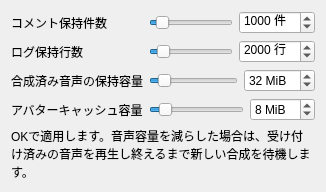
     <widget class="QWidget" name="resourcesTab">
      <attribute name="title"><string>リソース</string></attribute>
      <layout class="QFormLayout" name="resourcesLayout">
       <item row="0" column="0"><widget class="QLabel" name="comment_countLabel"><property name="text"><string>コメント保持件数</string></property></widget></item>
       <item row="0" column="1"><layout class="QHBoxLayout" name="comment_countLayout">
        <item><widget class="QSlider" name="comment_countSlider"><property name="minimum"><number>100</number></property><property name="maximum"><number>10000</number></property><property name="singleStep"><number>100</number></property><property name="pageStep"><number>1000</number></property><property name="value"><number>1000</number></property><property name="orientation"><enum>Qt::Orientation::Horizontal</enum></property></widget></item>
        <item><widget class="QSpinBox" name="comment_countSpinBox"><property name="minimum"><number>100</number></property><property name="maximum"><number>10000</number></property><property name="singleStep"><number>100</number></property><property name="value"><number>1000</number></property><property name="suffix"><string> 件</string></property><property name="keyboardTracking"><bool>false</bool></property></widget></item>
       </layout></item>
       <item row="1" column="0"><widget class="QLabel" name="log_linesLabel"><property name="text"><string>ログ保持行数</string></property></widget></item>
       <item row="1" column="1"><layout class="QHBoxLayout" name="log_linesLayout">
        <item><widget class="QSlider" name="log_linesSlider"><property name="minimum"><number>100</number></property><property name="maximum"><number>20000</number></property><property name="singleStep"><number>100</number></property><property name="pageStep"><number>1000</number></property><property name="value"><number>2000</number></property><property name="orientation"><enum>Qt::Orientation::Horizontal</enum></property></widget></item>
        <item><widget class="QSpinBox" name="log_linesSpinBox"><property name="minimum"><number>100</number></property><property name="maximum"><number>20000</number></property><property name="singleStep"><number>100</number></property><property name="value"><number>2000</number></property><property name="suffix"><string> 行</string></property><property name="keyboardTracking"><bool>false</bool></property></widget></item>
       </layout></item>
       <item row="2" column="0"><widget class="QLabel" name="audio_mibLabel"><property name="text"><string>合成済み音声の保持容量</string></property></widget></item>
       <item row="2" column="1"><layout class="QHBoxLayout" name="audio_mibLayout">
        <item><widget class="QSlider" name="audio_mibSlider"><property name="minimum"><number>4</number></property><property name="maximum"><number>256</number></property><property name="singleStep"><number>4</number></property><property name="pageStep"><number>40</number></property><property name="value"><number>32</number></property><property name="orientation"><enum>Qt::Orientation::Horizontal</enum></property></widget></item>
        <item><widget class="QSpinBox" name="audio_mibSpinBox"><property name="minimum"><number>4</number></property><property name="maximum"><number>256</number></property><property name="singleStep"><number>4</number></property><property name="value"><number>32</number></property><property name="suffix"><string> MiB</string></property><property name="keyboardTracking"><bool>false</bool></property></widget></item>
       </layout></item>
       <item row="3" column="0"><widget class="QLabel" name="avatar_mibLabel"><property name="text"><string>アバターキャッシュ容量</string></property></widget></item>
       <item row="3" column="1"><layout class="QHBoxLayout" name="avatar_mibLayout">
        <item><widget class="QSlider" name="avatar_mibSlider"><property name="minimum"><number>1</number></property><property name="maximum"><number>64</number></property><property name="singleStep"><number>1</number></property><property name="pageStep"><number>10</number></property><property name="value"><number>8</number></property><property name="orientation"><enum>Qt::Orientation::Horizontal</enum></property></widget></item>
        <item><widget class="QSpinBox" name="avatar_mibSpinBox"><property name="minimum"><number>1</number></property><property name="maximum"><number>64</number></property><property name="singleStep"><number>1</number></property><property name="value"><number>8</number></property><property name="suffix"><string> MiB</string></property><property name="keyboardTracking"><bool>false</bool></property></widget></item>
       </layout></item>
       <item row="4" column="0" colspan="2"><widget class="QLabel" name="resourceHelpLabel"><property name="text"><string>OKで適用します。音声容量を減らした場合は、受け付け済みの音声を再生し終えるまで新しい合成を待機します。</string></property><property name="wordWrap"><bool>true</bool></property></widget></item>
      </layout>
     </widget>
